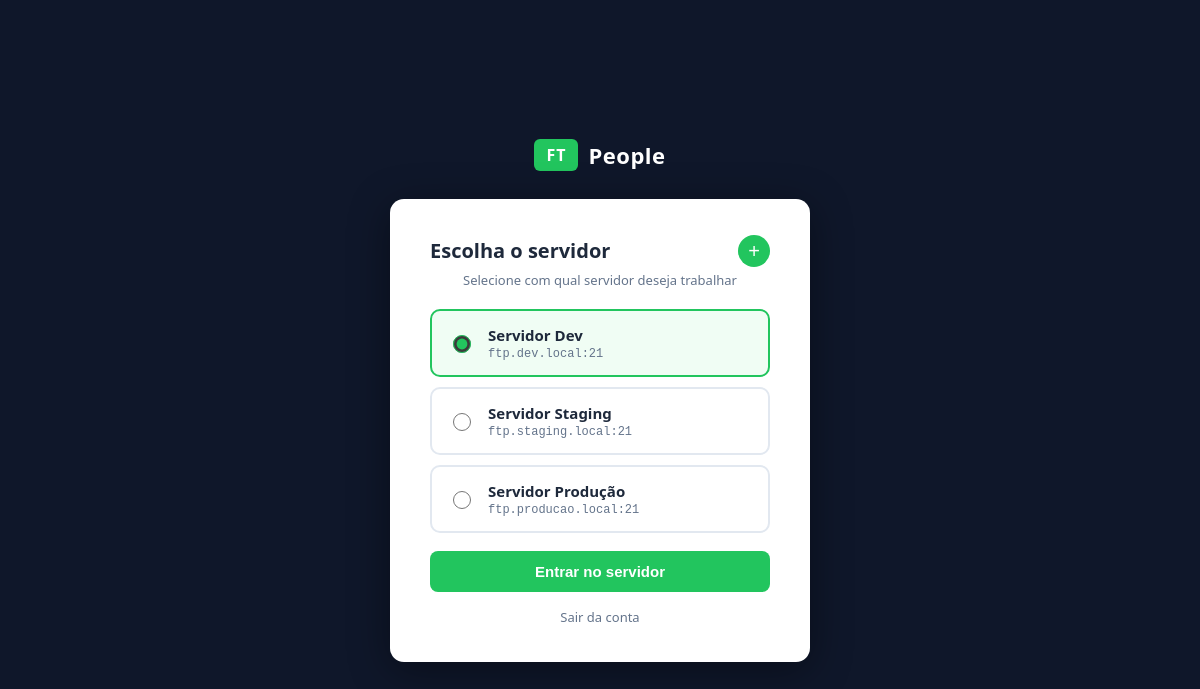
Page /servers/escolher (signed in) on the earlier database version.
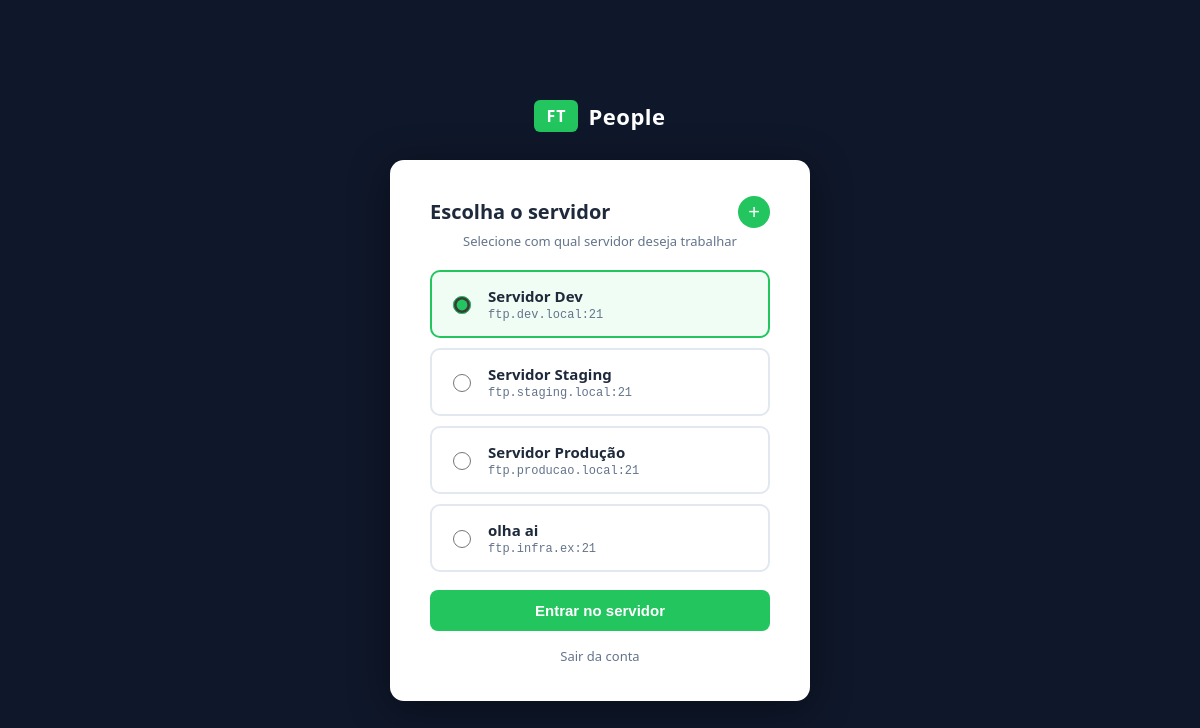
Same page on the later database version.
### app/models/server.py (models this page shows)
class Server(db.Model):
    id = db.Column(db.Integer, primary_key=True)
    name = db.Column(db.String(100), nullable=False)
    host = db.Column(db.String(200), nullable=False)
    port = db.Column(db.Integer, default=21)
    username = db.Column(db.String(100), nullable=False)
    password = db.Column(db.String(200), nullable=False)
    is_active = db.Column(db.Boolean, default=False)

### app/routes/server_routes.py (the view)
@server_bp.route('/escolher', methods=['GET', 'POST'])
def choose_server():
    if 'user_id' not in session:
        return redirect(url_for('auth.login_form'))
    servers = Server.query.all()
    if request.method == 'POST':
        server_id = request.form.get('server_id')
        server = Server.query.filter_by(id=server_id).first_or_404()
        session['server_id'] = server.id
        session['server_name'] = server.name
        return redirect(url_for('upload.index'))
    return render_template('server_select.html', servers=servers)

### app/templates/server_select.html (shortened to what this page needs)
<!DOCTYPE html>
<html lang="pt-BR">
<head>
  <link rel="stylesheet" href="{{ url_for('static', filename='css/style.css') }}">
</head>
<body class="ft-auth-body">
  <a href="#" class="ft-auth-logo">
    <span class="ft-brand-badge">FT</span>
    <span class="ft-brand-name" style="color: #fff;">People</span>
  </a>
  <div class="ft-auth-card" style="max-width: 420px;">
    <div style="display: flex; align-items: center; justify-content: space-between; margin-bottom: 4px;">
      <h2 class="ft-auth-title" style="margin: 0;">Escolha o servidor</h2>
      <button class="btn-add-server" title="Criar servidor" onclick="openModal()">+</button>
    </div>
    <p style="text-align: center; font-size: 13px; color: var(--text-muted); margin: 0 0 20px;">
      Selecione com qual servidor deseja trabalhar
    </p>
    {% if servers %}
      <form method="POST" action="{{ url_for('server.choose_server') }}">
        {% for s in servers %}
          <label class="server-option">
            <input type="radio" name="server_id" value="{{ s.id }}"
              {% if loop.first %}checked{% endif %}>
            <div class="server-option-info">
              <p class="server-option-name">{{ s.name }}</p>
              <p class="server-option-host">{{ s.host }}:{{ s.port }}</p>
            </div>
          </label>
        {% endfor %}
        <button type="submit" class="ft-auth-btn" style="margin-top: 8px;">
          Entrar no servidor
        </button>
      </form>
    {% else %}
      <p style="text-align: center; color: var(--text-muted); font-size: 14px; margin-bottom: 20px;">
        Nenhum servidor cadastrado.
      </p>
    {% endif %}
    <a href="{{ url_for('auth.logout') }}"
       style="display: block; text-align: center; margin-top: 16px; font-size: 13px; color: #64748b; text-decoration: none;">
      Sair da conta
    </a>
  </div>
</body>
</html>

### app/static/css/style.css (style rules this page uses)
:root { --primary: #0f172a; --accent: #22c55e; --accent-hover: #16a34a; --danger: #ef4444; --warning: #f59e0b; --bg: #f1f5f9; --card-bg: #ffffff; --text: #1e293b; --text-muted: #64748b; --border: #e2e8f0; --header-height: 64px; }
* { box-sizing: border-box; }
body { margin: 0; padding: 0; font-family: 'Segoe UI', Arial, sans-serif; background: var(--bg); color: var(--text); min-height: 100vh; }
.ft-brand-badge { background: var(--accent); color: #fff; font-weight: 800; font-size: 14px; letter-spacing: 1px; padding: 4px 10px; border-radius: 6px; }
.ft-brand-name { color: #ffffff; font-size: 18px; font-weight: 700; letter-spacing: 0.5px; }
.ft-auth-body { background: var(--primary); min-height: 100vh; display: flex; flex-direction: column; align-items: center; justify-content: center; padding: 24px; }
.ft-auth-logo { display: flex; align-items: center; gap: 10px; margin-bottom: 28px; text-decoration: none; }
.ft-auth-logo .ft-brand-badge { font-size: 16px; padding: 5px 12px; }
.ft-auth-logo .ft-brand-name { font-size: 22px; }
.ft-auth-card { background: #fff; border-radius: 14px; padding: 36px 40px; width: 100%; max-width: 380px; box-shadow: 0 8px 40px rgba(0,0,0,0.4); }
.ft-auth-title { font-size: 20px; font-weight: 700; color: var(--text); margin: 0 0 24px; text-align: center; }
.ft-auth-btn { width: 100%; padding: 12px; background: var(--accent); color: #fff; border: none; border-radius: 8px; font-size: 15px; font-weight: 700; cursor: pointer; transition: background 0.15s, transform 0.1s; margin-top: 4px; }

### app/templates/server_select.html (style rules this page uses)
.server-option { display: flex; align-items: center; gap: 14px; padding: 14px 16px; border: 2px solid var(--border); border-radius: 10px; margin-bottom: 10px; cursor: pointer; transition: border-color 0.15s, background 0.15s; }
.server-option input[type="radio"] { accent-color: var(--accent); width: 18px; height: 18px; cursor: pointer; flex-shrink: 0; }
.server-option input[type="radio"]:checked + .server-option-info { color: var(--accent); }
.server-option:has(input:checked) { border-color: var(--accent); background: #f0fdf4; }
.server-option-name { font-size: 15px; font-weight: 700; color: var(--text); margin: 0 0 2px; }
.server-option-host { font-size: 12px; color: var(--text-muted); font-family: monospace; margin: 0; }
.btn-add-server { width: 32px; height: 32px; border-radius: 50%; background: var(--accent); color: #fff; border: none; font-size: 20px; line-height: 1; cursor: pointer; display: flex; align-items: center; justify-content: center; transition: background 0.15s, transform 0.1s; flex-shrink: 0; }

Differences in the rows shown:
added Server: server_id "☐ olha ai ftp.infra.ex:21", name "olha ai", host "ftp.infra.ex", port "21"
